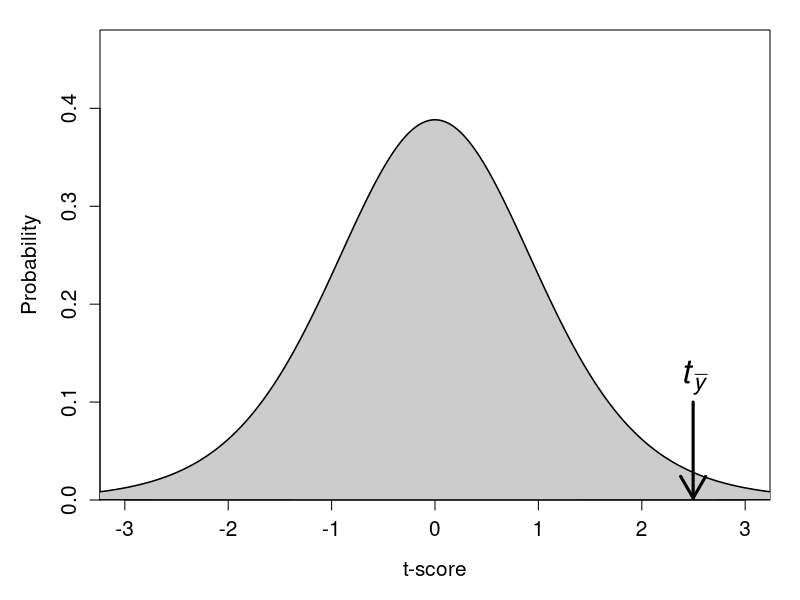
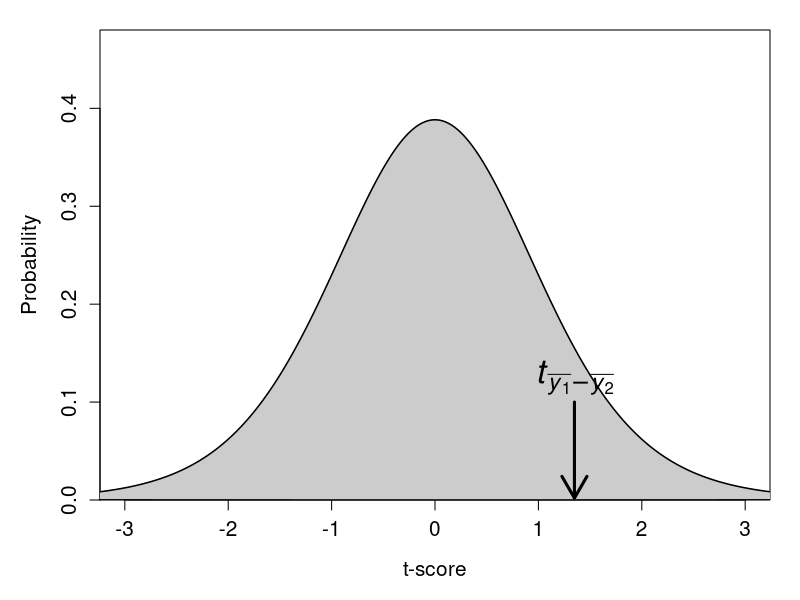
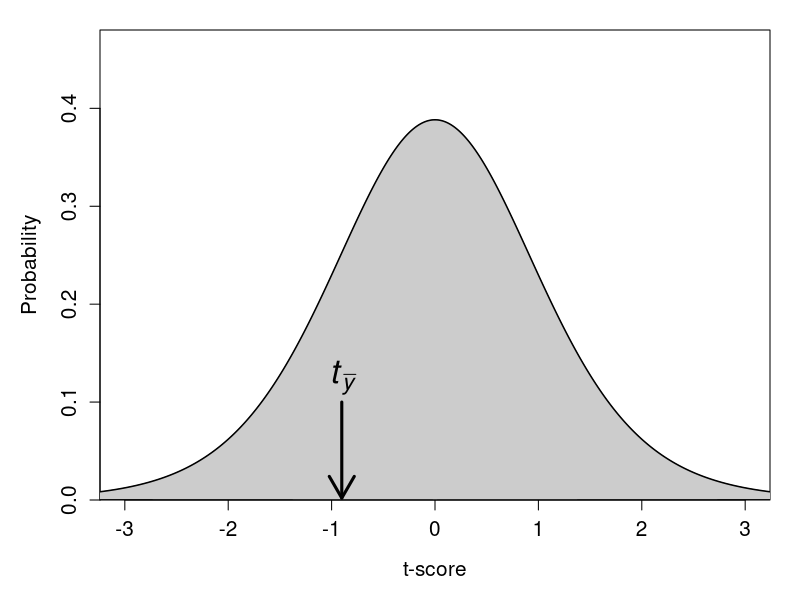
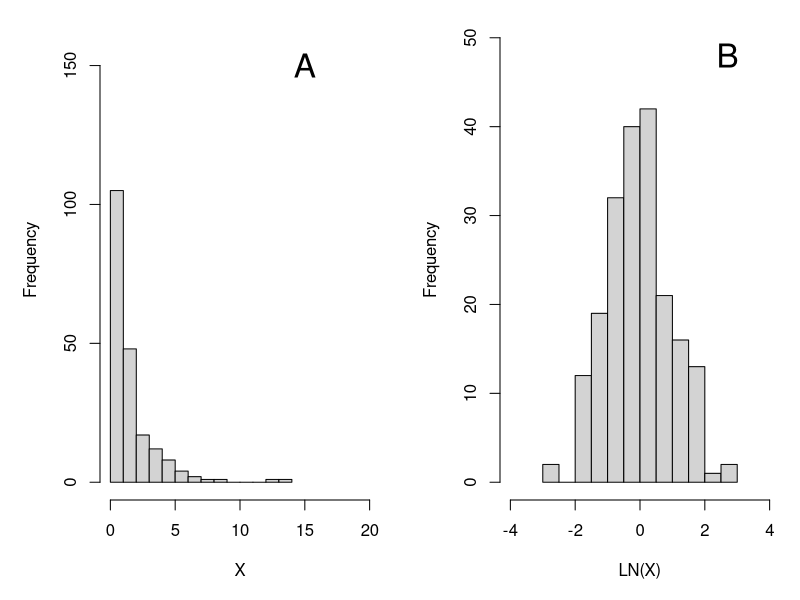

The R script that drew these images, in order: (Note: this script raises an error after producing the figures.)
## ---- chunk 1
par(mar = c(5, 5, 1.5, 1.5));
xx       <- seq(from = -5, to = 5, by = 0.001);
xx_vals  <- 1:10001;
yy       <- dt(xx, df = 9);
plot(x = xx, y = yy, type = "l", ylim = c(0, 0.48), 
     ylab = "Probability",  xlab = "t-score", lwd = 2, xlim = c(-3, 3),
     cex.lab = 1.25, cex.axis = 1.25, yaxs = "i");
polygon(c(xx[xx_vals], xx[1], xx[10001]), 
        c(yy[xx_vals], 0, 0), col="grey80");
arrows(x0 = 2.496623, x1 = 2.496623, y0 = 0.1, y1 = 0.002, lwd = 3);
mbox <- function(x0, x1, y0, y1){
    xx <- seq(from=x0, to=x1, length.out = 100);
    yy <- seq(from=y0, to=y1, length.out = 100);
    xd <- c(rep(x0, 100), xx, rep(x1,100), rev(xx));
    yd <- c(yy, rep(y1,100), rev(yy), rep(y0, 100));
    return(list(x=xd, y=yd));
}
tbox <- mbox(x0 = 2.496623 - 0.15, 
             x1 = 2.496623 + 0.15, y0 = 5, y1 = 9);
polygon(x=tbox$x, y=tbox$y, lwd=3, border="black", col="white");
text(x = 2.496623, y = 0.125, cex = 2, 
     labels = expression(paste(italic(t[bar(y)]))));
## ---- chunk 2
par(mar = c(5, 5, 1.5, 1.5));
xx       <- seq(from = -5, to = 5, by = 0.001);
xx_vals  <- 1:10001;
yy       <- dt(xx, df = 9);
plot(x = xx, y = yy, type = "l", ylim = c(0, 0.48), 
     ylab = "Probability",  xlab = "t-score", lwd = 2, xlim = c(-3, 3),
     cex.lab = 1.25, cex.axis = 1.25, yaxs = "i");
polygon(c(xx[xx_vals], xx[1], xx[10001]), 
        c(yy[xx_vals], 0, 0), col="grey80");
arrows(x0 = 1.348609, x1 = 1.348609, y0 = 0.1, y1 = 0.002, lwd = 3);
mbox <- function(x0, x1, y0, y1){
    xx <- seq(from=x0, to=x1, length.out = 100);
    yy <- seq(from=y0, to=y1, length.out = 100);
    xd <- c(rep(x0, 100), xx, rep(x1,100), rev(xx));
    yd <- c(yy, rep(y1,100), rev(yy), rep(y0, 100));
    return(list(x=xd, y=yd));
}
tbox <- mbox(x0 = 1.348609 - 0.15, 
             x1 = 1.348609 + 0.15, y0 = 5, y1 = 9);
polygon(x=tbox$x, y=tbox$y, lwd=3, border="black", col="white");
text(x = 1.348609, y = 0.125, cex = 2, 
     labels = expression(paste(italic(t[bar(y[1])-bar(y[2])]))));
## ---- chunk 3
t1 <- c(49.3, 62.9, 73.7, 65.5, 69.6, 70.7, 61.5, 73.4, 61.1, 78.1);
ch <- c(-2.7, -0.2, 0.1, -7.2, -2.8, -1.0, 3.0, -2.1, 3.4, 0.7);
t2 <- t1 + ch;
tt <- rbind(t1, t2, ch);
rownames(tt) <- c("Test 1", "Test 2", "Change");
colnames(tt) <- paste("S", 1:10, sep = "");
knitr::kable(tt, caption = "Test scores from 10 students (S1-S10) for 2 different tests in a hypothetical biology education example.");
## ---- chunk 4
par(mar = c(5, 5, 1.5, 1.5));
xx       <- seq(from = -5, to = 5, by = 0.001);
xx_vals  <- 1:10001;
yy       <- dt(xx, df = 9);
plot(x = xx, y = yy, type = "l", ylim = c(0, 0.48), 
     ylab = "Probability",  xlab = "t-score", lwd = 2, xlim = c(-3, 3),
     cex.lab = 1.25, cex.axis = 1.25, yaxs = "i");
polygon(c(xx[xx_vals], xx[1], xx[10001]), 
        c(yy[xx_vals], 0, 0), col="grey80");
arrows(x0 = -0.9016175, x1 = -0.9016175, y0 = 0.1, y1 = 0.002, lwd = 3);
mbox <- function(x0, x1, y0, y1){
    xx <- seq(from=x0, to=x1, length.out = 100);
    yy <- seq(from=y0, to=y1, length.out = 100);
    xd <- c(rep(x0, 100), xx, rep(x1,100), rev(xx));
    yd <- c(yy, rep(y1,100), rev(yy), rep(y0, 100));
    return(list(x=xd, y=yd));
}
tbox <- mbox(x0 = -0.9016175 - 0.15, 
             x1 = -0.9016175 + 0.15, y0 = 5, y1 = 9);
polygon(x=tbox$x, y=tbox$y, lwd=3, border="black", col="white");
text(x = -0.9016175, y = 0.125, cex = 2, 
     labels = expression(paste(italic(t[bar(y)]))));
## ---- chunk 5
skewed_data <- exp(rnorm(n = 200));
log_tranfrm <- log(skewed_data);
par(mfrow = c(1, 2), mar = c(5, 5, 1, 1));
hist(x = skewed_data, main = "", xlab = "X", breaks = 10, xlim = c(0, 20),
     ylim = c(0, 160));
text(x = 15, y = 150, cex = 2, labels = "A");
hist(x = log_tranfrm, main = "", xlab = "LN(X)", breaks = 10, xlim = c(-4, 4),
     ylim = c(0, 50));
text(x = 2.7, y = 48, cex = 2, labels = "B");
## ---- chunk 6
t1 <- c(49.3, 62.9, 73.7, 65.5, 69.6, 70.7, 61.5, 73.4, 61.1, 78.1);
ch <- c(-2.7, -0.2, 0.1, -7.2, -2.8, -1.0, 3.0, -2.1, 3.4, 0.7);
t2 <- t1 + ch;
tt <- rbind(t1, t2, ch);
rownames(tt) <- c("Test 1", "Test 2", "Change");
colnames(tt) <- paste("S", 1:10, sep = "");
knitr::kable(tt, caption = "Test scores from 10 students (S1-S10) for 2 different tests in a hypothetical biology education example.");
## ---- chunk 7
Score   <- c(49.3, 62.9, 73.7, 65.5, 69.6, 70.7, 61.5, 73.4, 61.1, 78.1,
             57.4, 52.4, 70.5, 71.6, 46.1, 60.4, 70.0, 64.5, 58.8);
Year    <- c(rep(1, 10), rep(2, 9));
Rank    <- rank(Score);
MWtable <- cbind(Year, Score, Rank);
knitr::kable(MWtable, caption = "Test scores from different students across 2 years, and the overall rank of each test score, in a hypothetical biology education example.");
## ---- chunk 8
knitr::include_graphics("img/teaching.jpg");
## ---- chunk 9
student_scores_year_1 <- read.csv("data/student_scores_year_1.csv");
student_scores_year_2 <- read.csv("data/student_scores_year_2.csv");
## ---- chunk 10
knitr::kable(student_scores_year_1, caption = "Student test scores from 2022.",
             align = c("l", "l", "l", "l"));
## ---- chunk 11
knitr::include_graphics("img/jamovi_students_overall.png");
## ---- chunk 12
knitr::kable(student_scores_year_2, caption = "Student test scores from 2023.",
             align = c("l", "l", "l", "l"));
## ---- chunk 13
knitr::include_graphics("img/jamovi_LN_transform.png");
